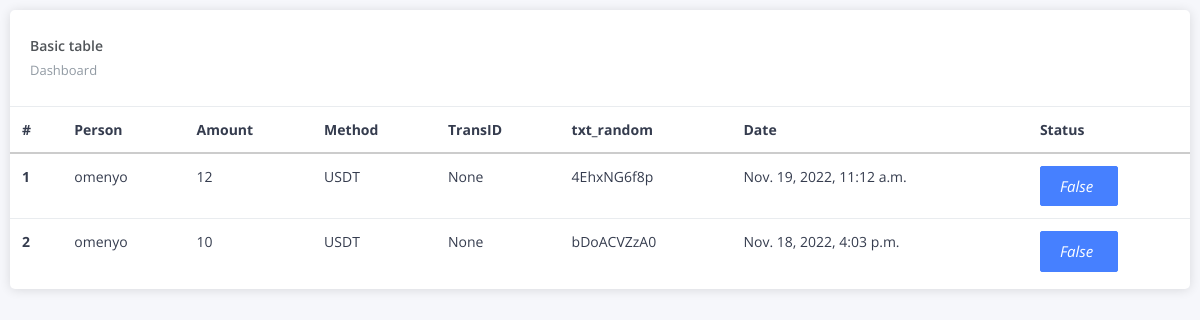
Page /deposit_table on the earlier database version.
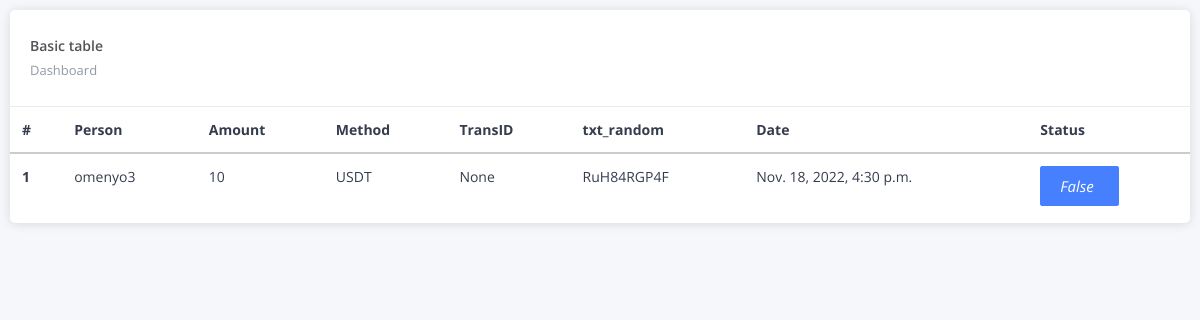
Same page on the later database version.
### main/models.py (models this page shows, shortened)
class Deposit(models.Model):
	person = models.CharField(max_length=1000)
	amount= models.CharField(max_length=1000)
	method=models.ForeignKey(Currencie, on_delete=models.CASCADE, default=1)
	wallet =models.CharField(max_length=1000, default=1)
	transID =models.CharField(max_length=1000, default=1)
	txt_random=models.CharField(max_length=1000, default=1)
	date_deposit =models.DateTimeField(default=datetime.datetime.today)
	status=models.BooleanField(default=False)
	class Meta:
		ordering = ('-date_deposit', )

class Currencie(models.Model):
	name = models.CharField(max_length=1000)

### main/views.py (the view)
# urls.py: path('deposit_table', views.deposit_table, name='deposit_table'),
def deposit_table(request):
    deposits= Deposit.objects.filter(status=False)
    context={'deposits':deposits}
    return render(request,'super.html',context)

### templates/super.html (shortened to what this page needs)
{% extends 'base2.html' %}
{% load static %}
{% load crispy_forms_tags %}
{% block body %}
<div class="pcoded">
    <div class="pcoded-inner-content">
        <div class="main-body">
            <div class="page-body">
                <div class="card">
                    <div class="card-header">
                        <h5>Basic table</h5>
                        <a href="/admin/"><span>Dashboard</span></a>
                        <div class="card-header-right">    <ul class="list-unstyled card-option">        <li><i class="icofont icofont-simple-left "></i></li>        </ul></div>
                    </div>
                    <div class="card-block table-border-style">
                        <div class="table-responsive">
                            <table class="table">
                                <thead>
                                    <tr>
                                        <th>#</th>
                                        <th>Person</th>
                                        <th>Amount</th>
                                        <th>Method</th>
                                        <th>TransID</th>
                                        <th>txt_random</th>
                                        <th>Date</th>
                                        <th>Status</th>
                                    </tr>
                                </thead>
                                <tbody>
                                    {% for brand in deposits %}
                                    <tr>
                                        <th scope="row">{{ forloop.counter }}</th>
                                        <td>{{ brand.person }}</td>
                                        <td>{{ brand.amount }}</td>
                                        <td>{{ brand.method.name }}</td>
                                        <td>{{ brand.transID }}</td>
                                        <td>{{ brand.txt_random }}</td>
                                        <td>{{ brand.date_deposit }}</td>
                                        <td><a href="{% url 'deposit_update' brand.id %}" class="btn btn-primary">
                                        <i class="fa fa-edit">{{ brand.status }}</i>
                                        </a></td>
                                    </tr>
                                    {% endfor %}
                                </tbody>
                            </table>
                        </div>
                    </div>
                </div>
{% endblock %}

Differences in the rows shown:
no longer on this page (row edited): Deposit: person "omenyo", amount "12", method.name "USDT", transID "None", txt_random "4EhxNG6f8p", date_deposit "Nov. 19, 2022, 11:12 a.m.", status "False"
no longer on this page (row edited): Deposit: person "omenyo", amount "10", method.name "USDT", transID "None", txt_random "bDoACVZzA0", date_deposit "Nov. 18, 2022, 4:03 p.m.", status "False"
now on this page (row edited): Deposit: person "omenyo3", amount "10", method.name "USDT", transID "None", txt_random "RuH84RGP4F", date_deposit "Nov. 18, 2022, 4:30 p.m.", status "False"
